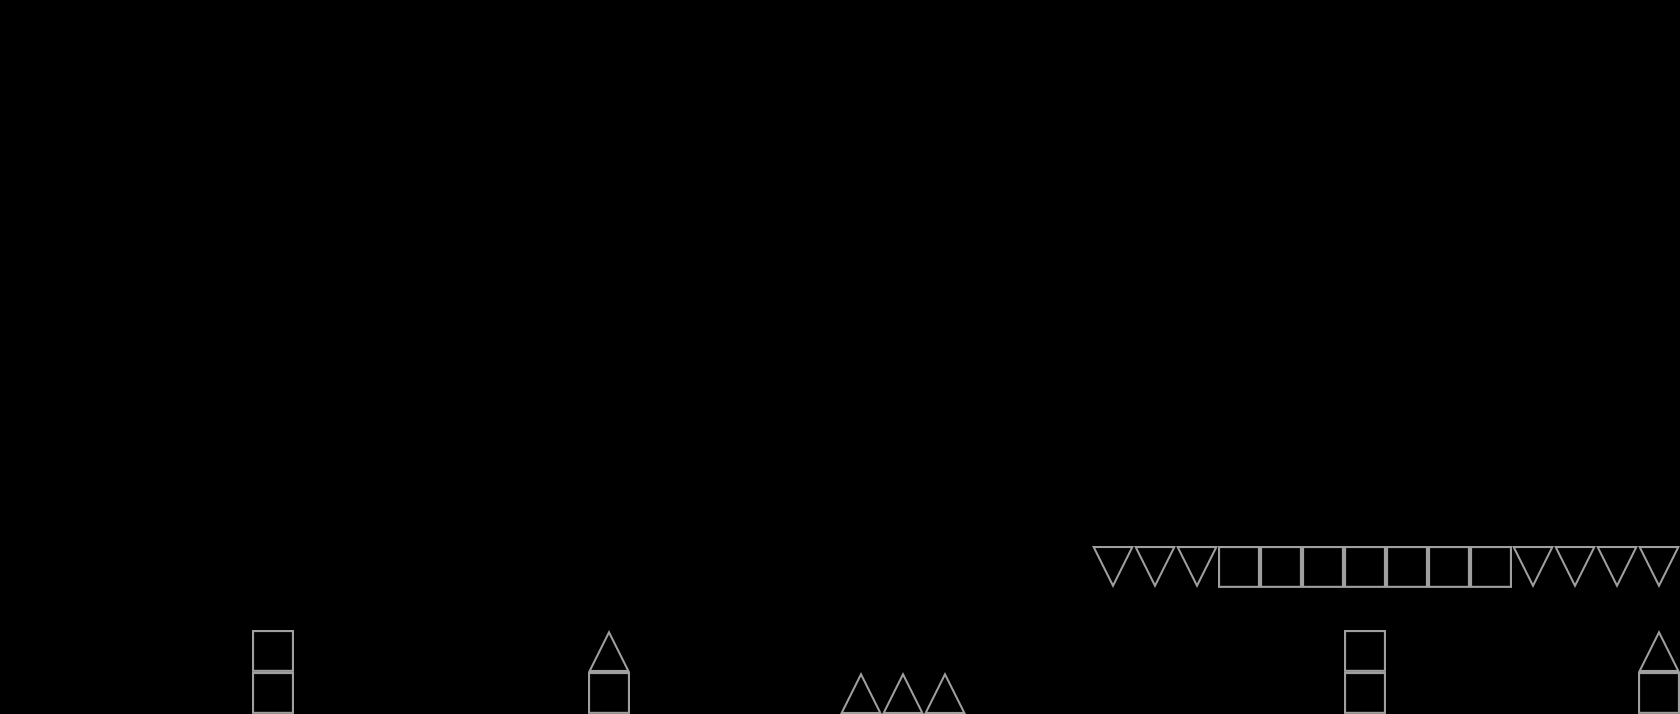

Below is a game level as drawn by its tile map, then a one-line description and the .tmx file that defines it, in full:
An orthogonal 40x17 tile map with 42x42 px tiles, 1 tile layer (Tile Layer 1), 2 tilesets.

<map version="1.5" tiledversion="1.7.0" orientation="orthogonal" renderorder="right-down" width="40" height="17" tilewidth="42" tileheight="42" infinite="0" nextlayerid="2" nextobjectid="1">
 <tileset firstgid="1" source="tilesets/smallBlocks.tsx" />
 <tileset firstgid="7" source="tilesets/spikes.tsx" />
 <layer id="1" name="Tile Layer 1" width="40" height="17">
  <data encoding="csv">
0,0,0,0,0,0,0,0,0,0,0,0,0,0,0,0,0,0,0,0,0,0,0,0,0,0,0,0,0,0,0,0,0,0,0,0,0,0,0,0,
0,0,0,0,0,0,0,0,0,0,0,0,0,0,0,0,0,0,0,0,0,0,0,0,0,0,0,0,0,0,0,0,0,0,0,0,0,0,0,0,
0,0,0,0,0,0,0,0,0,0,0,0,0,0,0,0,0,0,0,0,0,0,0,0,0,0,0,0,0,0,0,0,0,0,0,0,0,0,0,0,
0,0,0,0,0,0,0,0,0,0,0,0,0,0,0,0,0,0,0,0,0,0,0,0,0,0,0,0,0,0,0,0,0,0,0,0,0,0,0,0,
0,0,0,0,0,0,0,0,0,0,0,0,0,0,0,0,0,0,0,0,0,0,0,0,0,0,0,0,0,0,0,0,0,0,0,0,0,0,0,0,
0,0,0,0,0,0,0,0,0,0,0,0,0,0,0,0,0,0,0,0,0,0,0,0,0,0,0,0,0,0,0,0,0,0,0,0,0,0,0,0,
0,0,0,0,0,0,0,0,0,0,0,0,0,0,0,0,0,0,0,0,0,0,0,0,0,0,0,0,0,0,0,0,0,0,0,0,0,0,0,0,
0,0,0,0,0,0,0,0,0,0,0,0,0,0,0,0,0,0,0,0,0,0,0,0,0,0,0,0,0,0,0,0,0,0,0,0,0,0,0,0,
0,0,0,0,0,0,0,0,0,0,0,0,0,0,0,0,0,0,0,0,0,0,0,0,0,0,0,0,0,0,0,0,0,0,0,0,0,0,0,0,
0,0,0,0,0,0,0,0,0,0,0,0,0,0,0,0,0,0,0,0,0,0,0,0,0,0,0,0,0,0,0,0,0,0,0,0,0,0,0,0,
0,0,0,0,0,0,0,0,0,0,0,0,0,0,0,0,0,0,0,0,0,0,0,0,0,0,0,0,0,0,0,0,0,0,0,0,0,0,0,0,
0,0,0,0,0,0,0,0,0,0,0,0,0,0,0,0,0,0,0,0,0,0,0,0,0,0,0,0,0,0,0,0,0,0,0,0,0,0,0,0,
0,0,0,0,0,0,0,0,0,0,0,0,0,0,0,0,0,0,0,0,0,0,0,0,0,0,0,0,0,0,0,0,0,0,0,0,0,0,0,0,
0,0,0,0,0,0,0,0,0,0,0,0,0,0,0,0,0,0,0,0,0,0,0,0,0,0,1073741831,1073741831,1073741831,3,3,3,3,3,3,3,1073741831,1073741831,1073741831,1073741831,
0,0,0,0,0,0,0,0,0,0,0,0,0,0,0,0,0,0,0,0,0,0,0,0,0,0,0,0,0,0,0,0,0,0,0,0,0,0,0,0,
0,0,0,0,0,0,2,0,0,0,0,0,0,0,7,0,0,0,0,0,0,0,0,0,0,0,0,0,0,0,0,0,3,0,0,0,0,0,0,7,
0,0,0,0,0,0,2,0,0,0,0,0,0,0,3,0,0,0,0,0,7,7,7,0,0,0,0,0,0,0,0,0,3,0,0,0,0,0,0,2
</data>
 </layer>
</map>
